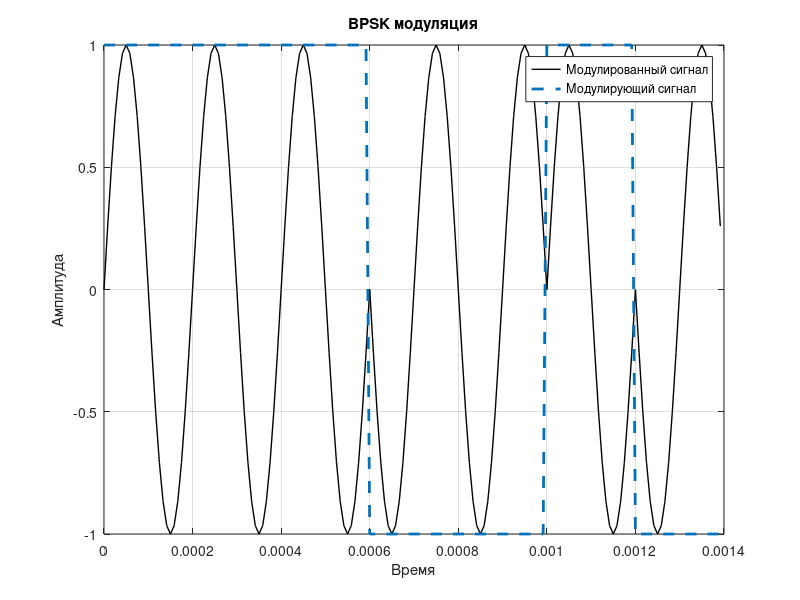

Source code (MATLAB): (Note: this script raises an error after producing the figure.)
clear, clc, close all

load('BarkerCodes.mat')
% кодируемая последовательность
code = barker7;
% количество отчетов одного периода синуса
m = 24;
num_of_periods_per_bit = 1;

fc = 5000;
fs = fc*m;
ts = 0 : 1/fs : (m*length(code)*num_of_periods_per_bit)/fs-1/fs;
N = length(ts);


fc = sin(2*pi*fc*ts);

% длина одного бита в отсчётах

n_for_bit = m*num_of_periods_per_bit;


% формируем модулирующий сигнал
fm = zeros(1,N);
for i=1:length(code)
    for j=n_for_bit*(i-1)+1:n_for_bit*i
        fm(j) = code(i);
    end
end


x = fc.*fm;

% запись в текстовый файл
filename = 'sinusoidADC.txt';  % Имя файла
dlmwrite(filename, round(2048*x)+2048, 'delimiter', ',');

% построение графиков
plot(ts,x,'black','LineWidth',1), grid on, hold on
plot(ts,fm,'--','LineWidth',2), grid on
title ('BPSK модуляция')
xlabel('Время'), ylabel('Амплитуда')
legend({'Модулированный сигнал';'Модулирующий сигнал'})

% Вычисление автокорреляционной функции с помощью функции myAutocorr
autocorr = Autocorr(x);

% Создание оси времени
time = -(length(x)-1):(length(x)-1);

% Построение графика автокорреляционной функции
figure;
stem(time, autocorr,'.',"black",'LineWidth',0.5);
xlabel('Lag');
ylabel('Autocorrelation');
title('Функция автокорреляции');
